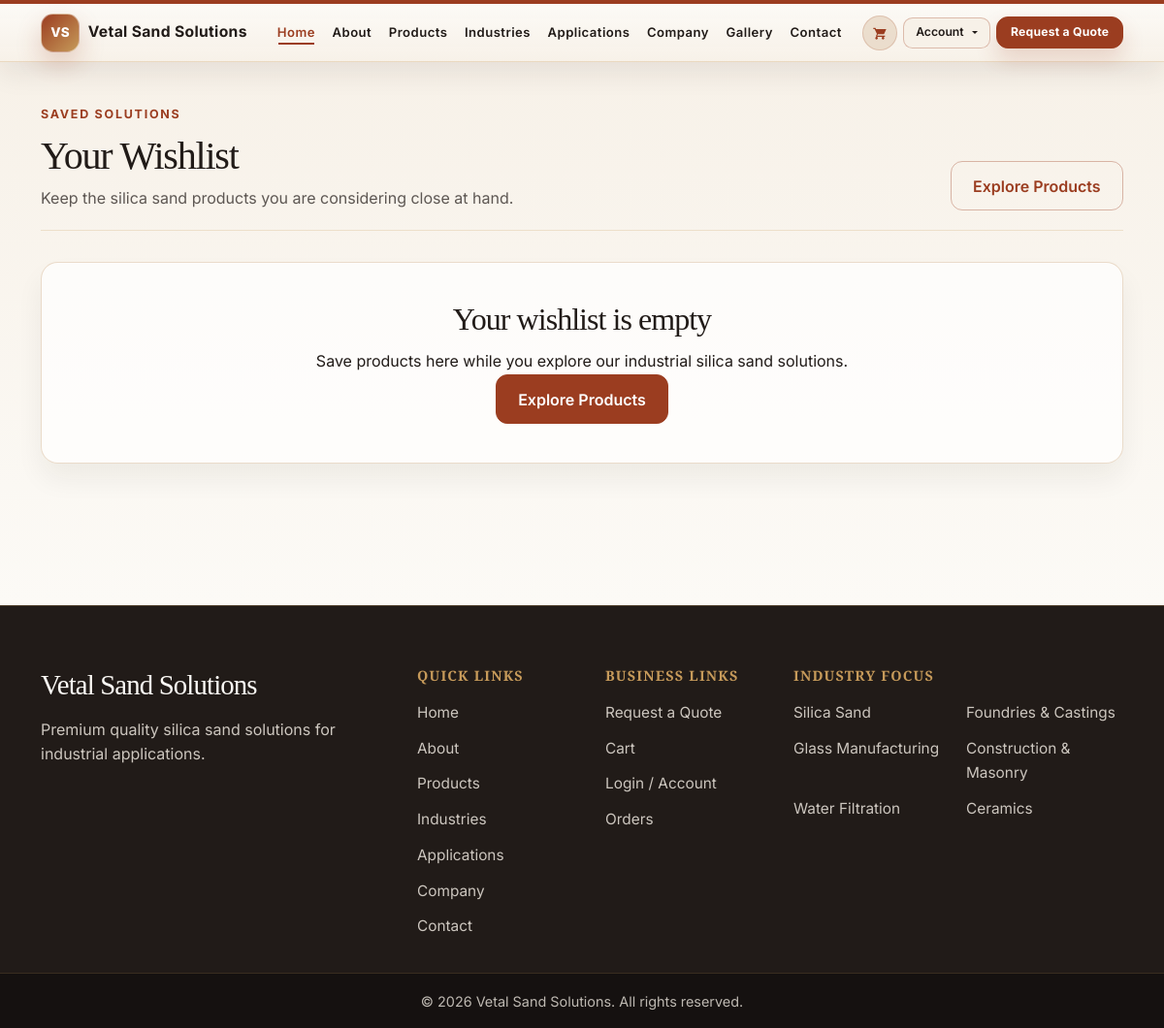
/wishlist/ (signed in), run on an earlier commit of the app's database.
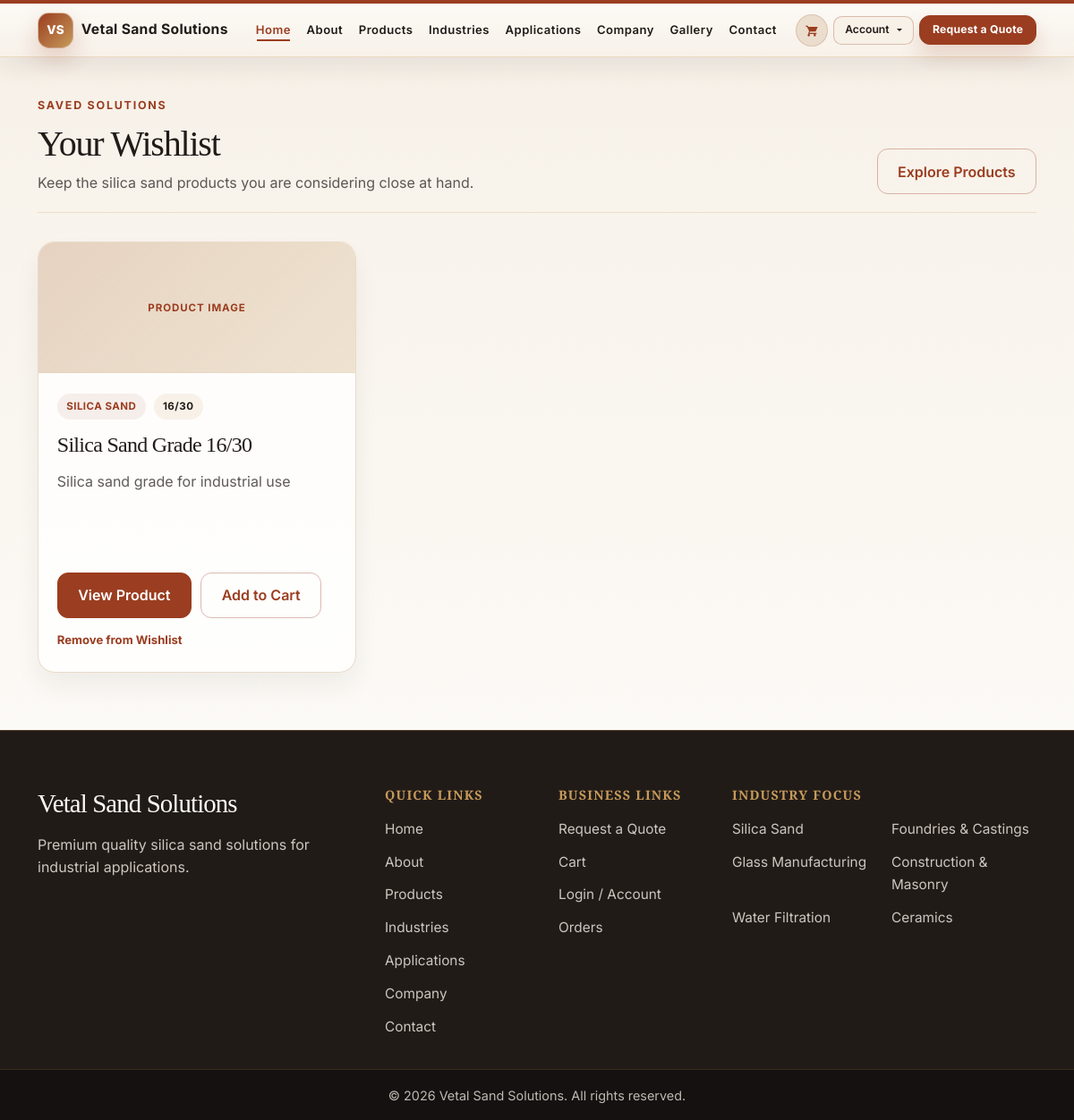
And on a later commit of the database.
### products/models.py (models this page shows, shortened)
class Wishlist(models.Model):
    user = models.ForeignKey(settings.AUTH_USER_MODEL, on_delete=models.CASCADE, related_name='wishlist_items')
    product = models.ForeignKey(Product, on_delete=models.CASCADE, related_name='wishlist_items')
    created_at = models.DateTimeField(auto_now_add=True)
    class Meta:
        ordering = ['-created_at']
        constraints = [
            models.UniqueConstraint(fields=['user', 'product'], name='unique_user_product_wishlist'),
        ]

class Product(models.Model):
    category = models.ForeignKey(Category, on_delete=models.CASCADE, related_name='products')
    name = models.CharField(max_length=200)
    slug = models.SlugField(unique=True)
    short_description = models.CharField(max_length=300, blank=True)
    description = models.TextField(blank=True)
    grade = models.CharField(max_length=50, blank=True)
    price = models.DecimalField(
        max_digits=12,
        decimal_places=2,
        null=True,
        blank=True,
        help_text='Enter the product price in INR. Leave blank if pricing is available only on request.',
    )
    specifications = models.TextField(blank=True)
    applications = models.TextField(blank=True)
    industries = models.TextField(blank=True)
    is_active = models.BooleanField(default=True)
    is_featured = models.BooleanField(default=False)
    created_at = models.DateTimeField(auto_now_add=True)
    updated_at = models.DateTimeField(auto_now=True)
    class Meta:
        ordering = ['-created_at']

class Category(models.Model):
    name = models.CharField(max_length=100)
    slug = models.SlugField(unique=True)
    description = models.TextField(blank=True)
    is_active = models.BooleanField(default=True)
    created_at = models.DateTimeField(auto_now_add=True)
    class Meta:
        verbose_name = 'Category'
        verbose_name_plural = 'Categories'

### products/views.py (the view)
# urls.py: path('wishlist/', product_views.wishlist_detail, name='wishlist_detail'),
@login_required(login_url='login')
def wishlist_detail(request):
    wishlist_items = Wishlist.objects.filter(user=request.user).select_related(
        'product__category'
    ).prefetch_related('product__images')
    for wishlist_item in wishlist_items:
        product = wishlist_item.product
        product.primary_image = product.images.filter(is_primary=True).first() or product.images.first()
    return render(request, 'products/wishlist.html', {'wishlist_items': wishlist_items})

### cart/context_processors.py (called while the page is built)
def cart_count(request):
    cart = request.session.get('cart', {})
    total_items = 0
    for quantity in cart.values():
        try:
            total_items += int(quantity)
        except (TypeError, ValueError):
            continue
    return {'cart_count': total_items}

### products/context_processors.py (called while the page is built)
def wishlist_count(request):
    if not request.user.is_authenticated:
        return {'wishlist_count': 0}
    return {'wishlist_count': Wishlist.objects.filter(user=request.user).count()}

### templates/products/wishlist.html (shortened to what this page needs)
{% extends 'base.html' %}
{% block content %}
<section class="wishlist-page">
    <div class="container wishlist-page-container">
        <div class="wishlist-intro">
            <div>
                <p class="section-kicker">Saved solutions</p>
                <h1>Your Wishlist</h1>
                <p>Keep the silica sand products you are considering close at hand.</p>
            </div>
            <a href="{% url 'product_list' %}" class="btn btn-secondary">Explore Products</a>
        </div>
        {% if wishlist_items %}
            <div class="row g-4">
                {% for wishlist_item in wishlist_items %}
                    {% with product=wishlist_item.product %}
                        <div class="col-12 col-md-6 col-xl-4">
                            <article class="wishlist-card">
                                <div class="wishlist-image-wrap">
                                    {% if product.primary_image and product.primary_image.image %}
                                        <img src="{{ product.primary_image.image.url }}" alt="{{ product.primary_image.alt_text|default:product.name }}" class="wishlist-image">
                                    {% else %}
                                        <div class="product-placeholder" aria-label="No product image available">
                                            <span>Product Image</span>
                                        </div>
                                    {% endif %}
                                </div>
                                <div class="wishlist-card-body">
                                    <div class="product-meta">
                                        <span class="product-category">{{ product.category.name }}</span>
                                        {% if product.grade %}
                                            <span class="product-grade">{{ product.grade }}</span>
                                        {% endif %}
                                    </div>
                                    <h2>{{ product.name }}</h2>
                                    <p>{{ product.short_description|default:product.description|striptags|truncatechars:160 }}</p>
                                    <div class="wishlist-card-actions">
                                        <a href="{% url 'product_detail' product.slug %}" class="btn btn-primary product-btn">View Product</a>
                                        <a href="{% url 'add_to_cart' product.id %}" class="btn btn-secondary product-btn">Add to Cart</a>
                                        <form method="post" action="{% url 'remove_from_wishlist' product.id %}">
                                            <button type="submit" class="wishlist-remove-button">Remove from Wishlist</button>
                                        </form>
                                    </div>
                                </div>
                            </article>
                        </div>
                    {% endwith %}
                {% endfor %}
            </div>
        {% else %}
            <div class="empty-state wishlist-empty-state text-center">
                <h2>Your wishlist is empty</h2>
                <p>Save products here while you explore our industrial silica sand solutions.</p>
                <a href="{% url 'product_list' %}" class="btn btn-primary">Explore Products</a>
            </div>
        {% endif %}
    </div>
</section>
{% endblock %}

What changed in the data, as far as the page shows it:
added Wishlist: product.category.name "SILICA SAND", product.grade "16/30", product.name "Silica Sand Grade 16/30", product.short_description "Silica sand grade for industrial use"
Also different on the page:
text no longer shown: "Your wishlist is empty Save products here while you explore our industrial silica sand solutions. Explore Products"
